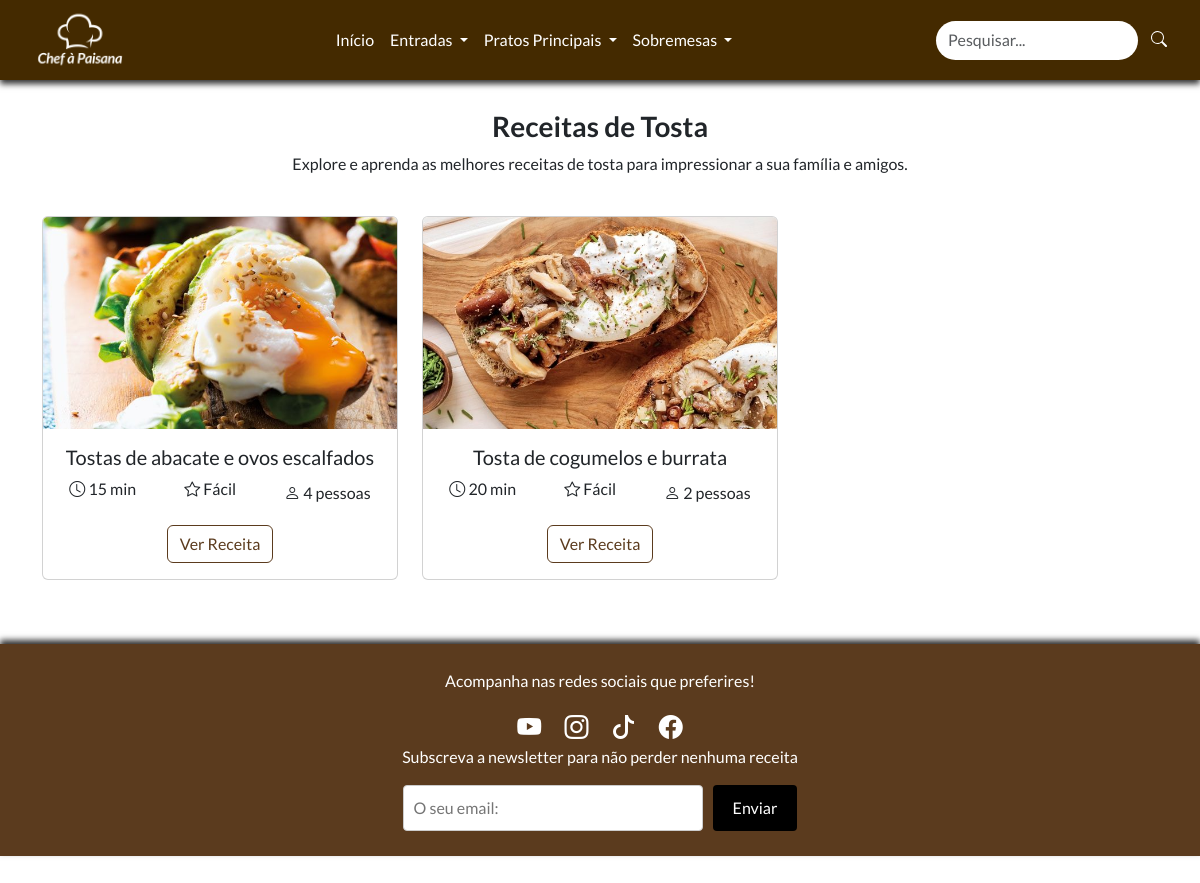
Screenshot of /receitas.php?tipo=tosta with the database file from the repository.
### tables this page shows
CREATE TABLE IF NOT EXISTS `receitas` (
  `id` int(11) unsigned NOT NULL AUTO_INCREMENT,
  `imagem` varchar(128) DEFAULT NULL,
  `titulo` varchar(50) DEFAULT NULL,
  `ingredientes` text DEFAULT NULL,
  `temp_prep` int(11) DEFAULT NULL,
  `preparacao` longtext DEFAULT NULL,
  `dificuldade` varchar(50) DEFAULT NULL,
  `n_pessoas` int(11) DEFAULT NULL,
  `tipo_receita` varchar(50) DEFAULT NULL,
  `descricao` text DEFAULT NULL,
  PRIMARY KEY (`id`)
);

### receitas.php (the view, shortened to what this page needs)
<?php
require('includes/connections.php');
$tipoReceita = '';
if (isset($_GET['tipo'])) {
    $tipoReceita = htmlspecialchars($_GET['tipo']);
    $sql = 'SELECT * FROM receitas WHERE tipo_receita = :tipo_receita';
    $stmt = $dbh->prepare($sql);
    $stmt->execute([':tipo_receita' => $tipoReceita]);
    $receitas = $stmt->fetchAll(PDO::FETCH_ASSOC);
}
?>
<!DOCTYPE html>
<html lang="pt">
<head>
    <?php require('includes/linkscss.php'); ?>
</head>
<body>
    <?php require('includes/header.php'); ?>
    <div class="container text-center">
      <?php if (!empty($receitas)): ?>
          <h3 class="fw-bold" style="margin-top: 110px">Receitas de <?php echo ucfirst($tipoReceita); ?></h3>
          <p>Explore e aprenda as melhores receitas de <?php echo $tipoReceita; ?> para impressionar a sua família e amigos.</p>
          <div class="row">
              <?php foreach ($receitas as $receita): ?>
                  <div class="col-md-4 mt-4 mb-5">
                      <div class="card">
                          <img src="imgs/<?php echo $receita['imagem']; ?>" class="card-img-top" alt="<?php echo $receita['titulo']; ?>">
                          <div class="card-body">
                              <h5 class="card-title"><?php echo $receita['titulo']; ?></h5>
                              <div class="d-flex justify-content-center align-items-center mb-3">
                                  <div class="me-5 mb-2"><i class="bi bi-clock"></i> <?php echo $receita['temp_prep']; ?> min</div>
                                  <div class="me-5 mb-2"><i class="bi bi-star"></i> <?php echo $receita['dificuldade']; ?></div>
                                  <div><i class="bi bi-person"></i> <?php echo $receita['n_pessoas']; ?> pessoas</div>
                              </div>
                                <a href="receita.php?id=<?php echo $receita['id']; ?>" class="btn"
                                    style="border: 1px solid #5b3b1e; color: #5b3b1e; background-color: transparent;"
                                    onmouseover="this.style.backgroundColor='#5b3b1e'; this.style.color='white';"
                                    onmouseout="this.style.backgroundColor='transparent'; this.style.color='#5b3b1e';">
                                    Ver Receita
                                </a>
                          </div>
                      </div>
                  </div>
              <?php endforeach; ?>
          </div>
      <?php else: ?>
          <h4>Nenhuma receita encontrada para esta categoria.</h4>
          <a href="index.php" class="btn btn-secondary mt-3">Voltar</a>
      <?php endif; ?>
    </div>
    <?php require('includes/footer.php'); ?>
</body>
</html>

### css/style.css (style rules this page uses)
* { margin: 0; padding: 0; text-decoration: none; scroll-behavior: smooth; font-family: 'Lato', sans-serif; }

### includes/footer.php (style rules this page uses)
html, body { height: 100%; margin: 0; }

### rows the page displays
receitas: imagem (picture), titulo "Tostas de abacate e ovos escalfados", temp_prep "15", dificuldade "Fácil", n_pessoas "4"
receitas: imagem (picture), titulo "Tosta de cogumelos e burrata", temp_prep "20", dificuldade "Fácil", n_pessoas "2"

### other values shown
$tipoReceita "Tosta"
$tipoReceita "tosta"
